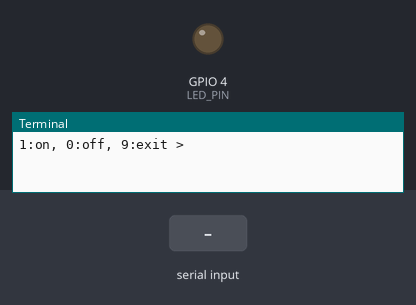
The program below on a simulated Raspberry Pi (BCM pin numbers). On the bench: output pins drawn as LEDs (lit = HIGH), the last lines printed to the terminal. The test bench sets the inputs (shaded band).

Above: at 1.2 s.
1.3 s: "1" typed at the terminal, then Enter
At 2.3 s:
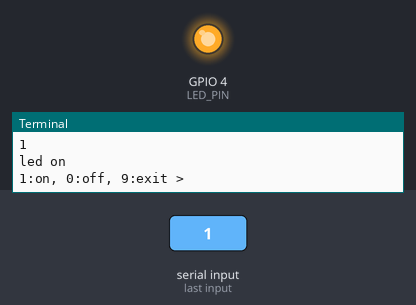
2.8 s: "0" typed at the terminal, then Enter
At 3.4 s:
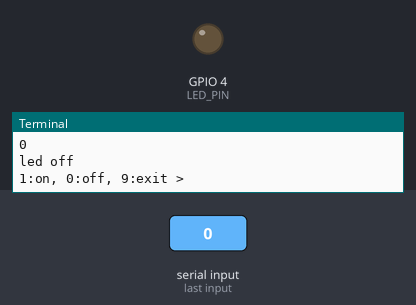
Timing chart, 0 to 5.8 s (numbered marks = the images above; inputs shaded):
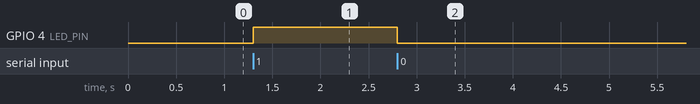

Measured:
- after the input at 1.3 s, GPIO 4 (LED_PIN): LOW → HIGH at once
- after the input at 2.8 s, GPIO 4 (LED_PIN): HIGH → LOW at once

The program:

led_blink_input.py
```python
import RPi.GPIO as GPIO

LED_PIN = 4
GPIO.setmode (GPIO.BCM)
GPIO.setup(LED_PIN, GPIO.OUT)

try:
  while True:
    val = input("1:on, 0:off, 9:exit >")
    if val == '0':
      GPIO.output(LED_PIN, GPIO.LOW)
      print("led off")
    elif val == '1':
      GPIO.output(LED_PIN, GPIO.HIGH)
      print("led on")
    elif val == '9':
      break

finally:
  GPIO.cleanup()
  print("cleanup and exit")
```
